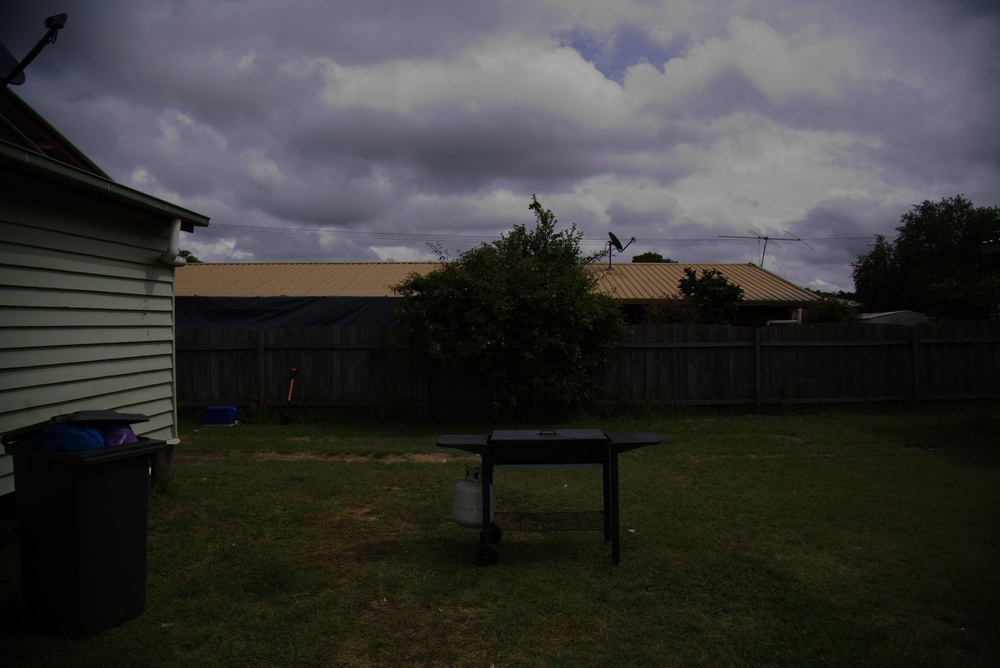
//> input picture Lab 2 - Filters and histogram equalization/material/image.jpg, 1000 x 668 px, shrunk from 2000 x 1335 before the run
$ ./task2   (built with g++ and OpenCV 4)
//> lines starting //> are read from the running program, lines starting //| are printed output that depends on the picture
//> further down, img is the input picture: 668 rows x 1000 cols, CV_8UC3; mean B, G, R 54.4, 56.1, 56.7
### Lab 2 - Filters and histogram equalization/code/filters.h
#include <stdio.h>
#include <opencv2/highgui.hpp>
#include <opencv2/imgproc.hpp>

cv::Mat maxFilter(cv::Mat img, int sz);
cv::Mat minFilter(cv::Mat img, int sz);

### Lab 2 - Filters and histogram equalization/code/filters.cpp
#include <stdio.h>
#include <opencv2/highgui.hpp>
#include <opencv2/imgproc.hpp>

#include "filters.h"

cv::Mat maxFilter(cv::Mat img, int sz) {
//> called with sz = 7
	if (sz % 2 == 0) {
		exit(1);
	} else {
		//create destination image to return
		cv::Mat dst(((img).rows)-sz+1, (((img).cols)-sz+1), CV_8UC1);
//> dst: 662 rows x 994 cols, CV_8UC1; every value is 0

		for(int i = 0; i<dst.rows -sz+1; i++) {
			for(int j = 0; j<dst.cols -sz+1; j++) {
				//create temporary matrix where to apply the filtering
				//cv::Mat tmp = img(cv::Rect(j,i,sz,sz));
				double min, max;
				//get maximum value on the szxsz partition of the image
				//cv::minMaxLoc(*img(cv::Rect(j,i,sz,sz)), &min, &max);
				cv::minMaxLoc(img(cv::Rect(j,i,sz,sz)), &min, &max);
				//apply max filtering
				dst.at<unsigned char>(i,j) = (unsigned char)max;
			}
		}
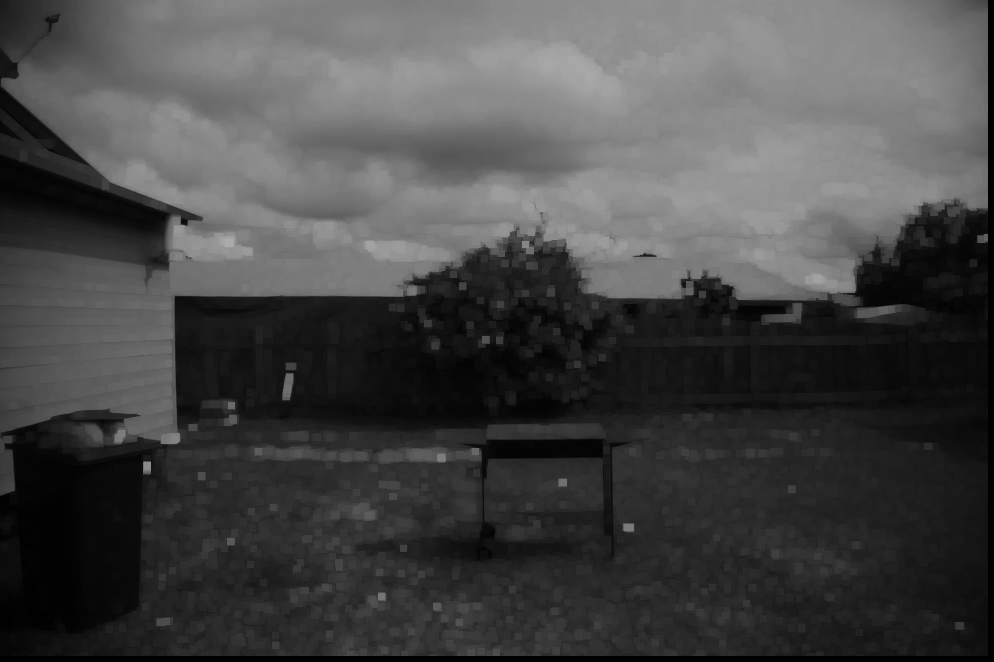
//> dst: 662 rows x 994 cols, CV_8UC1; min 0, max 171, mean 70.5
		return dst;
	}
}

cv::Mat minFilter(cv::Mat img, int sz) {
//> called with sz = 7
	if (sz % 2 == 0) {
		exit(1);
	} else {
		//create destination image to return
		cv::Mat dst(((img).rows)-sz+1, (((img).cols)-sz+1), CV_8UC1);

		for(int i = 0; i<dst.rows -sz+1; i++) {
			for(int j = 0; j<dst.cols -sz+1; j++) {
				//create temporary matrix where to apply the filtering
				//cv::Mat tmp = img(cv::Rect(j,i,sz,sz));
				double min, max;
				//get maximum value on the szxsz partition of the image
				//cv::minMaxLoc(*img(cv::Rect(j,i,sz,sz)), &min, &max);
				cv::minMaxLoc(img(cv::Rect(j,i,sz,sz)), &min, &max);
				//apply max filtering
				dst.at<unsigned char>(i,j) = (unsigned char)min;
			}
		}
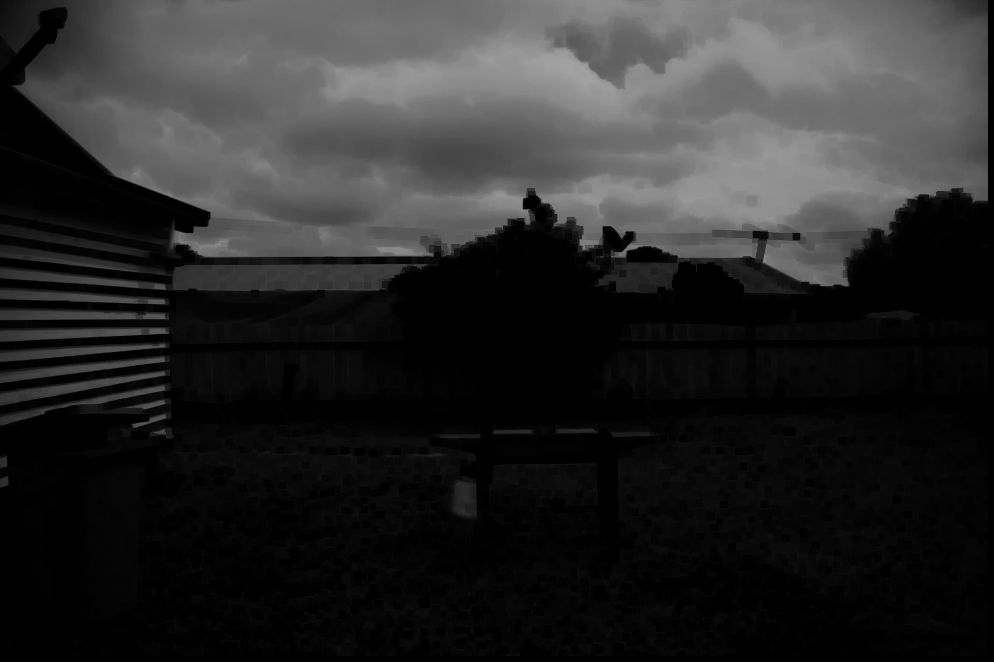
//> dst: 662 rows x 994 cols, CV_8UC1; min 0, max 163, mean 41
		return dst;
	}
}

### Lab 2 - Filters and histogram equalization/code/task2.cpp
#include <stdio.h>
#include <opencv2/highgui.hpp>
#include <opencv2/imgproc.hpp>

#include "filters.h"

int main(int argc, char **argv)
{
	cv::Mat img = cv::imread("image.jpg");
	cv::Mat dstMax = maxFilter(img, 7);
	cv::Mat dstMin = minFilter(img, 7);

	cv::namedWindow("Original", cv::WINDOW_NORMAL);
	cv::imshow("Original", img);
	cv::namedWindow("Max Filter", cv::WINDOW_NORMAL);
	cv::imshow("Max Filter", dstMax);
	cv::namedWindow("Min Filter", cv::WINDOW_NORMAL);
	cv::imshow("Min Filter", dstMin);
	char outputWK = cv::waitKey(0);
//> the space key is pressed

	return 0;

}
